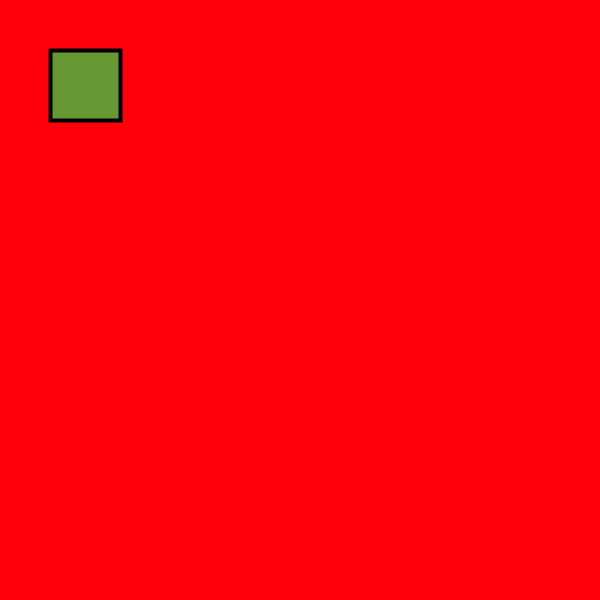
Frame 1 (no input)
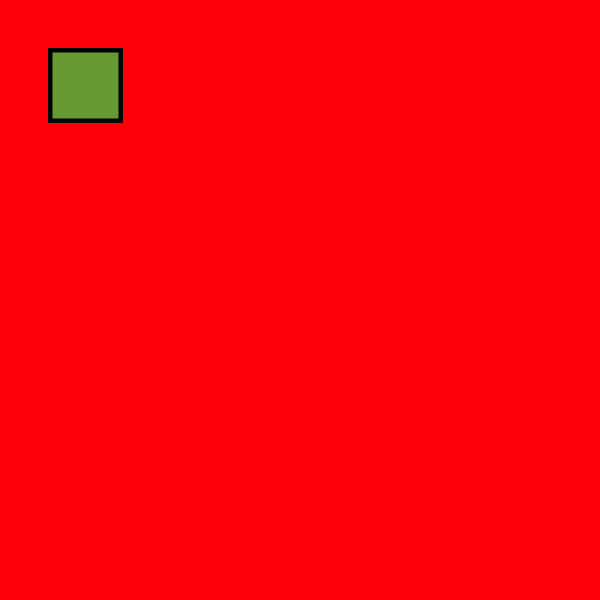
Frame 60 (the mouse pressed at the canvas centre just before this capture)
Frame 120 (the mouse held since frame 60 and released just before this capture): identical to frame 60, image omitted

The Processing sketch that drew these frames (run headless with seeded random() and noise(); from frame 60 on, the mouse is pressed at the canvas centre):

// Processing sketch: Repte1
// ── Repte1.pde
int x = 0;

void setup() {
  //int x = 10;
  size (600, 600); // per fer una finestra d'aquesta mida
  background(255,0,10); // per pintar el fons de la finestra
}

void draw() {
  //print(x);
  //x++;
  strokeWeight(4);
  fill(#336699);
 // ellipse(width/2,height/2,100,100); // per crear una elipse d'aquestes mides al centre de la pantalla
  //ellipse(x,height/2,100,100);
  fill(#669933);
  //stroke(#ffffff);
  rect(50,50,70,70);
}
